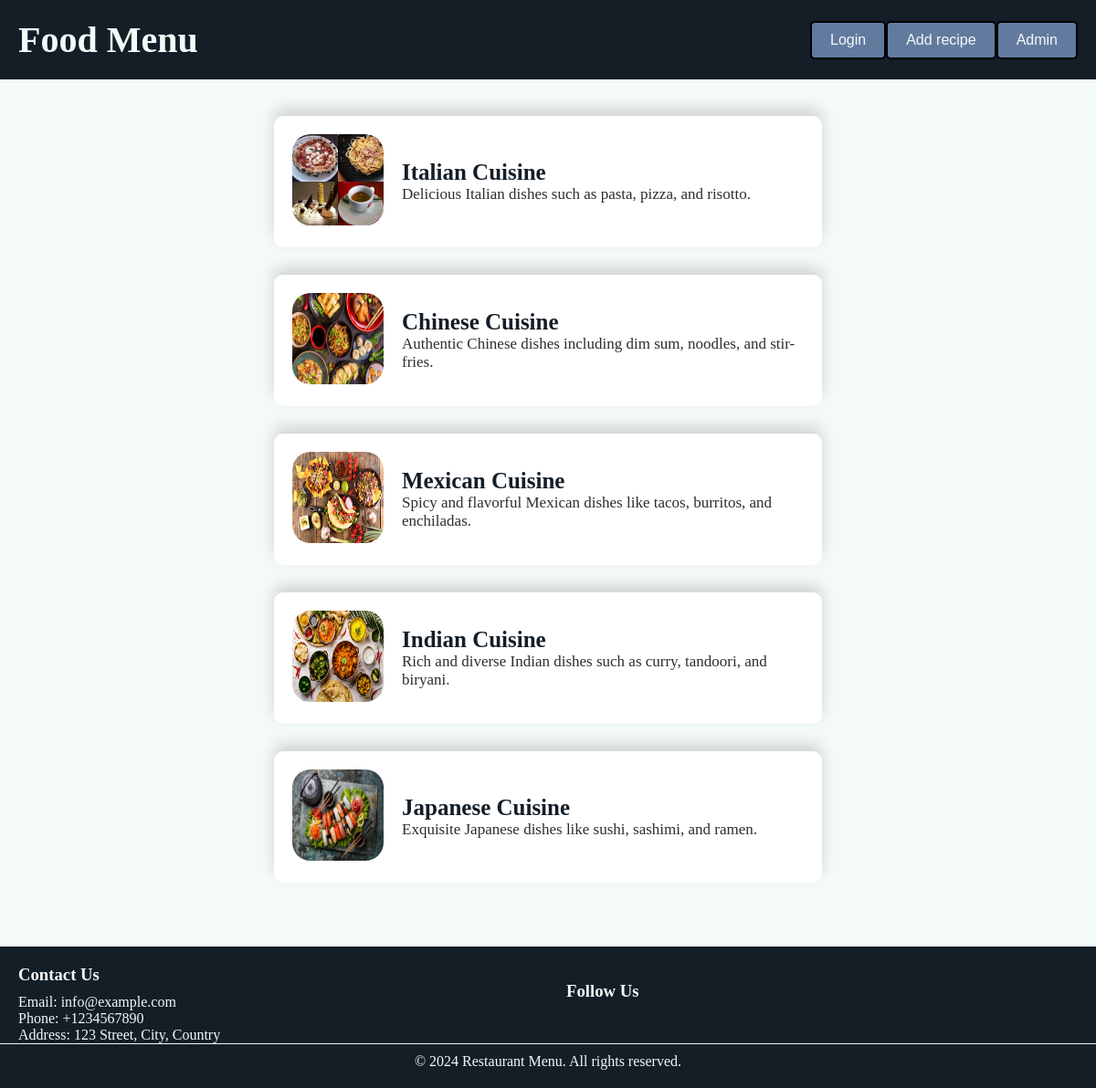
The page / on the database its author committed.
### tables this page shows
CREATE TABLE `category` (
  `id` int(11) NOT NULL,
  `name` varchar(255) NOT NULL,
  `description` varchar(255) NOT NULL,
  `image` varchar(255) NOT NULL
);

### index.php (the view, shortened to what this page needs)
<?php
$servername = "localhost";
$username = "root";
$password = "";
$database = "foodmenu";
$conn = mysqli_connect($servername, $username, $password, $database);
?>
<!DOCTYPE html>
<html lang="en">
<head>
    <link rel="stylesheet" href="style.css">
</head>
<body>
    <?php include 'header.php';?>
    <section class="food_menu">
        <div class="menu_container">
            <div class="menu_cat">
            <?php
                $sql = "SELECT * FROM category";
                $result = mysqli_query($conn, $sql);
                if (mysqli_num_rows($result) > 0) {
                    while ($row = mysqli_fetch_assoc($result)) {
                        $cat_id = $row["id"];
                        $cat_name = $row["name"];
                        $cat_description = $row["description"];
                        $cat_image = $row["image"];
                ?>
                        <div class="cat_item">
                            <a href="single_menu.php?menu=<?php echo strtolower(str_replace(' ', '_', $cat_id)); ?>" class="card">
                                <div class="cat_image"><img src="img/cat/<?php echo $cat_image; ?>" alt="<?php echo $cat_name; ?>"></div>
                                <div class="details">
                                    <div class="cat_sub_details">
                                        <div class="title"><?php echo $cat_name; ?></div>
                                        <div class="cat_description"><?php echo $cat_description; ?></div>
                                    </div>
                                </div>
                            </a>
                        </div>
                <?php
                    }
                }
                ?>
            </div>
        </div>
    </section>
    <?php include 'footer.php';?>
</body>
</html>

### header.php (shortened to what this page needs)
<header>
    <a href="index.php"><div class="logo">Food Menu</div></a>
    <section style="display: flex;">
        <?php
        if (isset($_SESSION['loggedin']) && $_SESSION['loggedin'] === true) {
            echo '<div class="menu"><a href="logout.php"><button>Logout</button></a></div>';
        } else {
            echo '<div class="menu"><a href="login.php"><button>Login</button></a></div>';
        }
        ?>
        <div class="menu"><a href="add_recipe.php"><button>Add recipe</button></a></div>
        <div class="menu"><a href="admin"><button>Admin</button></a></div>
    </section>
</header>

### footer.php (shortened to what this page needs)
<footer>
    <div class="footer-container">
        <div class="footer-section">
            <h3>Contact Us</h3>
            <p>Email: info@example.com</p>
            <p>Phone: +1234567890</p>
            <p>Address: 123 Street, City, Country</p>
        </div>
        <div class="footer-section">
            <h3>Follow Us</h3>
            <ul class="social-links">
            </ul>
        </div>
    </div>
    <div class="footer-bottom">
        <p>&copy; 2024 Restaurant Menu. All rights reserved.</p>
    </div>
</footer>

### style.css (style rules this page uses)
:root { --dark-blue: #141E27; --white-cyan: #F4F9F9; --blue-gray: #637A9F; --text: #2d2d2d; }
* { margin: 0; }
a { text-decoration: none; color: inherit; }
body { background-color: var(--white-cyan); font-family: Cambria, Cochin, Georgia, Times, 'Times New Roman', serif; }
button { cursor: pointer; display: inline-block; padding: 10px 20px; font-size: 16px; text-align: center; text-decoration: none; border-radius: 5px; color: var(--white-cyan); background-color:var(--blue-gray); border: 2px solid black; }
header { display: flex; justify-content: space-between; align-items: center; background-color: var(--dark-blue); padding:20px; color:var(--white-cyan) }
.logo { font-size:40px; font-weight: bold; }
footer { background-color: var(--dark-blue); color: var(--white-cyan); padding: 20px 0; }
.footer-container { display: flex; justify-content: space-around; align-items: center; }
.footer-section { flex: 1; padding: 0 20px; }
.footer-section h3 { margin-bottom: 10px; }
.social-links { list-style: none; padding: 0; margin: 0; }
.footer-bottom { text-align: center; padding-top: 10px; border-top: 1px solid var(--white-cyan); }
.footer-bottom p { margin: 0; }
.food_menu { padding:40px 300px; }
.card { display: flex; align-items: center; background-color: white; box-shadow: 0 -0.5rem 1rem rgba(0 0 0 / 0.15); border-radius: 10px; margin-bottom: 30px; padding: 20px; }
.cat_image { margin-right: 20px; }
.cat_image img { width: 100px; height: 100px; border-radius: 20px; background-repeat: no-repeat; background-position: center center; background-size: cover; }
.details { display: flex; align-items: center; justify-content: space-between; width: 100%; }
.title { font-size: 25px; font-weight: bold; color:var(--dark-blue); }
.cat_description { font-size: 17px; color:var(--text) }

### rows shown on the page
category: image (picture), name "Italian Cuisine", description "Delicious Italian dishes such as pasta, pizza, and risotto."
category: image (picture), name "Chinese Cuisine", description "Authentic Chinese dishes including dim sum, noodles, and stir-fries."
category: image (picture), name "Mexican Cuisine", description "Spicy and flavorful Mexican dishes like tacos, burritos, and enchiladas."
category: image (picture), name "Indian Cuisine", description "Rich and diverse Indian dishes such as curry, tandoori, and biryani."
category: image (picture), name "Japanese Cuisine", description "Exquisite Japanese dishes like sushi, sashimi, and ramen."
